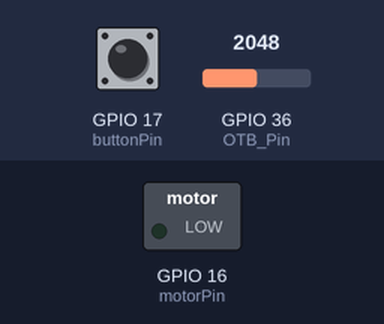
Bench run of a program on a simulated ESP32. Shown: switched loads named in the program (green lamp = pin HIGH). The test bench sets the inputs (shaded band); at power-on: GPIO 17 (buttonPin) HIGH, GPIO 36 (OTB_Pin) = 2048 (analog values on the 0–4095 scale).

Above: at 1.2 s.
1.3 s: GPIO 17 (buttonPin) pulled LOW for 0.15 s
At 2.5 s:
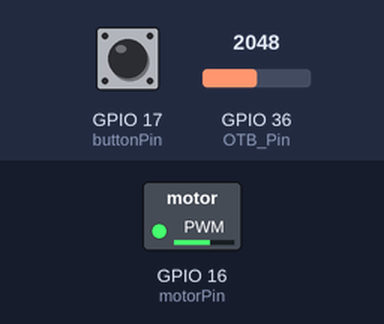
2.9 s: GPIO 36 (OTB_Pin) set to 1228
At 4.1 s:
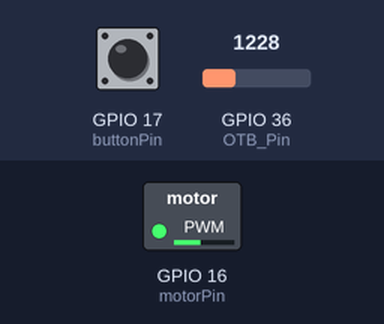
4.4 s: GPIO 36 (OTB_Pin) set to 0
At 5.4 s:
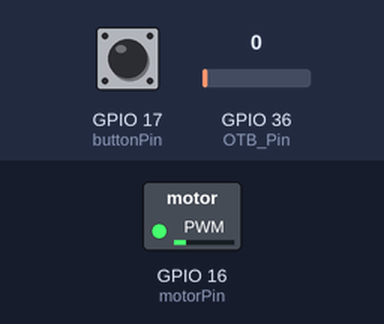
5.9 s: GPIO 36 (OTB_Pin) set to 3603
At 6.6 s:
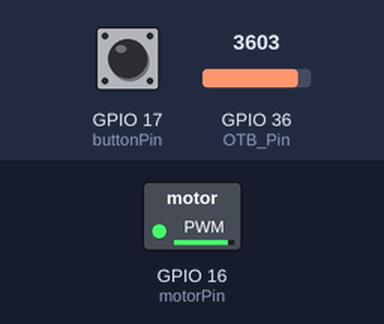
7.4 s: GPIO 36 (OTB_Pin) set to 2047
At 7.7 s:
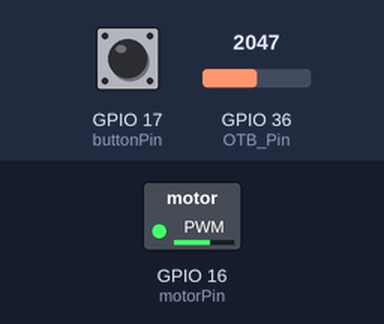
8.9 s: GPIO 17 (buttonPin) pulled LOW for 1 s
At 9.6 s:
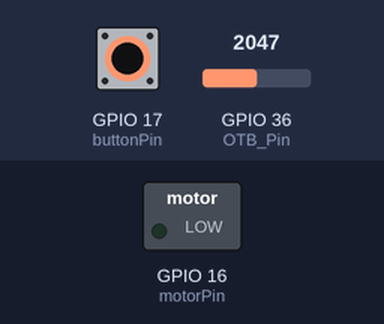
Timing chart, 0 to 11.9 s (numbered marks = the images above; inputs shaded):
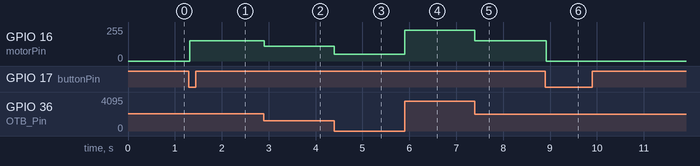

Measured:
- after the input at 1.3 s, GPIO 16 (motorPin): 0/255 → 151/255 at once
- after the input at 2.9 s, GPIO 16 (motorPin): 151/255 → 111/255 at once
- after the input at 4.4 s, GPIO 16 (motorPin): 111/255 → 50/255 at once
- after the input at 5.9 s, GPIO 16 (motorPin): 50/255 → 229/255 at once
- after the input at 7.4 s, GPIO 16 (motorPin): 229/255 → 151/255 at once
- after the input at 8.9 s, GPIO 16 (motorPin): 151/255 → 0/255 at once

The program:

main.cpp
```cpp
#include <Arduino.h>

const int motorPin = 16;
const int buttonPin = 17;
const int OTB_Pin = 36;

unsigned long lastDebounceTime = 0;
unsigned long debounceDelay = 20;
int lastButtonState = HIGH;
int buttonState = HIGH;

const int freq = 5000;
const int pwmChannel = 0;
const int resolution = 8;

bool motorOn = false;

void setup() {
  Serial.begin(115200);
  pinMode(buttonPin, INPUT_PULLUP);
  ledcSetup(pwmChannel, freq, resolution);
  ledcAttachPin(motorPin, pwmChannel);
  ledcWrite(pwmChannel, 0);
  analogReadResolution(12);
}

void loop() {
  int reading = digitalRead(buttonPin);

  if (reading != lastButtonState) {
    lastDebounceTime = millis();
  }

  if ((millis() - lastDebounceTime) > debounceDelay && reading != buttonState) {
    buttonState = reading;
    if (buttonState == LOW) {
      motorOn = !motorOn;
    }
  }

  lastButtonState = reading;

  if (motorOn) {
    int potValueB = analogRead(OTB_Pin);
    int duty = map(potValueB, 0, 4095, 50, 255);
    ledcWrite(pwmChannel, duty);
  } else {
    ledcWrite(pwmChannel, 0);
  }
}
```
